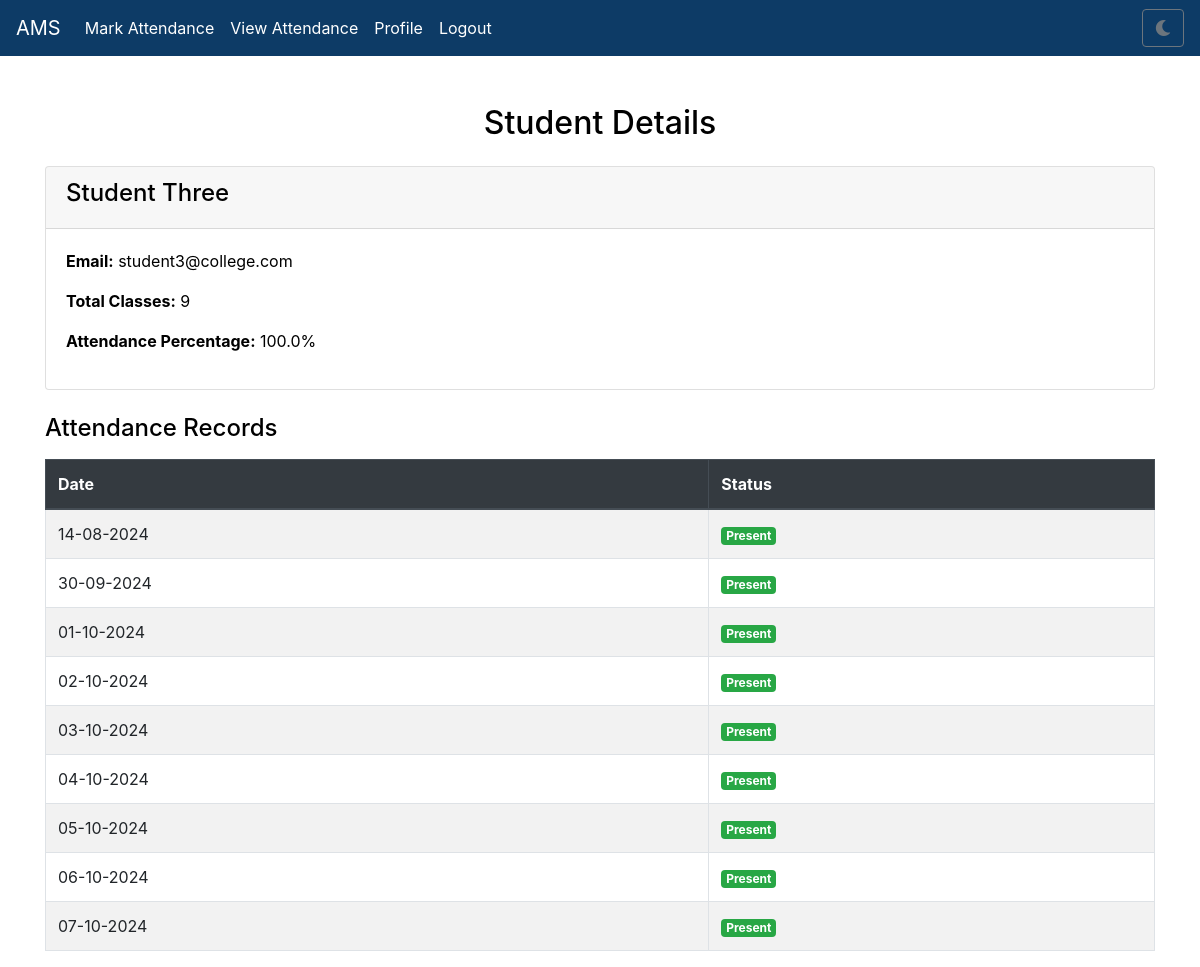
The app's page /student/3 (signed in), older data.
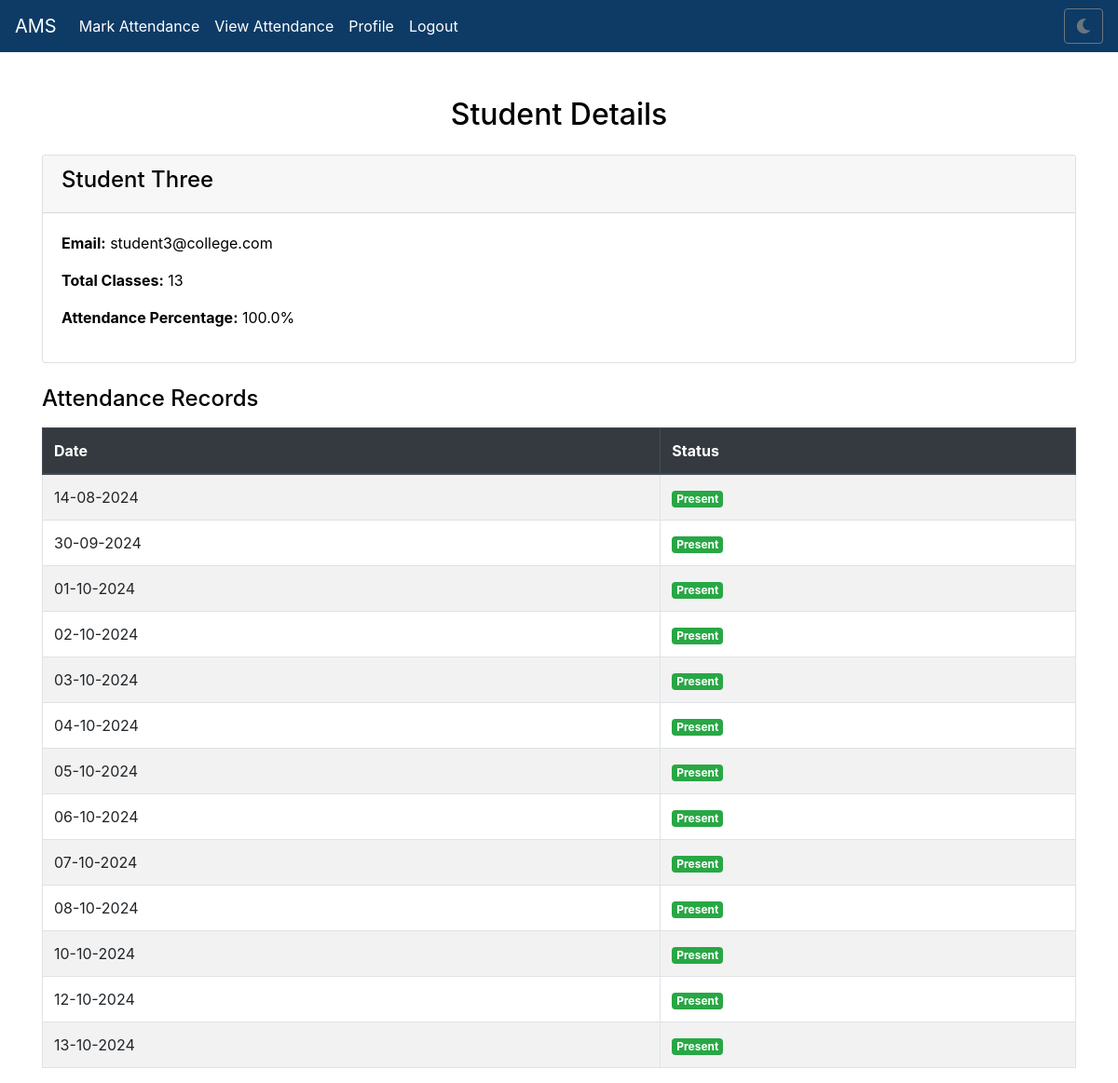
The same page, newer data.
### app.py (models this page shows)
class Attendance(db.Model):
    id = db.Column(db.Integer, primary_key=True)
    student_id = db.Column(db.Integer, db.ForeignKey('student.id'), nullable=False)
    date = db.Column(db.Date, nullable=False)
    status = db.Column(db.String(10), nullable=False)  # 'Present' or 'Absent'

### app.py (the view)
@app.route('/student/<int:student_id>')
@login_required
def student_details(student_id):
    try:
        student = Student.query.get_or_404(student_id)
        attendance_records = Attendance.query.filter_by(student_id=student.id).order_by(Attendance.date).all()
        total_classes = Attendance.query.with_entities(Attendance.date).distinct().count()
        present_days = Attendance.query.filter_by(student_id=student.id, status='Present').count()
        percentage = (present_days / total_classes * 100) if total_classes > 0 else 0
        return render_template(
            'student_details.html',
            student=student,
            records=attendance_records,
            percentage=percentage,
            show_navbar=True
        )
    except Exception as e:
        logging.error(f"Error in /student/<student_id>: {e}")
        flash('An unexpected error occurred.', 'danger')
        return redirect(url_for('view_attendance'))

### app.py (called while the page is built)
@app.context_processor
def inject_csrf_token():
    return dict(csrf_token=generate_csrf())

@login_manager.user_loader
def load_user(user_id):
    return Admin.query.get(int(user_id))

### templates/student_details.html
{% extends 'base.html' %}
{% block content %}
<div class="container mt-5">
    <h2 class="text-center mb-4">Student Details</h2>
    <div class="card mb-4">
        <div class="card-header">
            <h4>{{ student.full_name }}</h4>
        </div>
        <div class="card-body">
            <p><strong>Email:</strong> {{ student.email }}</p>
            <p><strong>Total Classes:</strong> {{ records|length }}</p>
            <p><strong>Attendance Percentage:</strong> {{ "%.1f" % percentage }}%</p>
        </div>
    </div>
    <h4 class="mb-3">Attendance Records</h4>
    <table class="table table-striped table-bordered">
        <thead class="thead-dark">
            <tr>
                <th>Date</th>
                <th>Status</th>
            </tr>
        </thead>
        <tbody>
            {% for record in records %}
            <tr>
                <td>{{ record.date.strftime('%d-%m-%Y') }}</td>
                <td>
                    {% if record.status == 'Present' %}
                        <span class="badge badge-success">Present</span>
                    {% else %}
                        <span class="badge badge-danger">Absent</span>
                    {% endif %}
                </td>
            </tr>
            {% endfor %}
        </tbody>
    </table>
</div>
{% endblock %}

Row changes from the older to the newer data that the page shows:
added Attendance: date "08-10-2024", status "Present"
added Attendance: date "10-10-2024", status "Present"
added Attendance: date "12-10-2024", status "Present"
added Attendance: date "13-10-2024", status "Present"
Text that changed along with them:
{{ records|length }}: "9" → "13"
